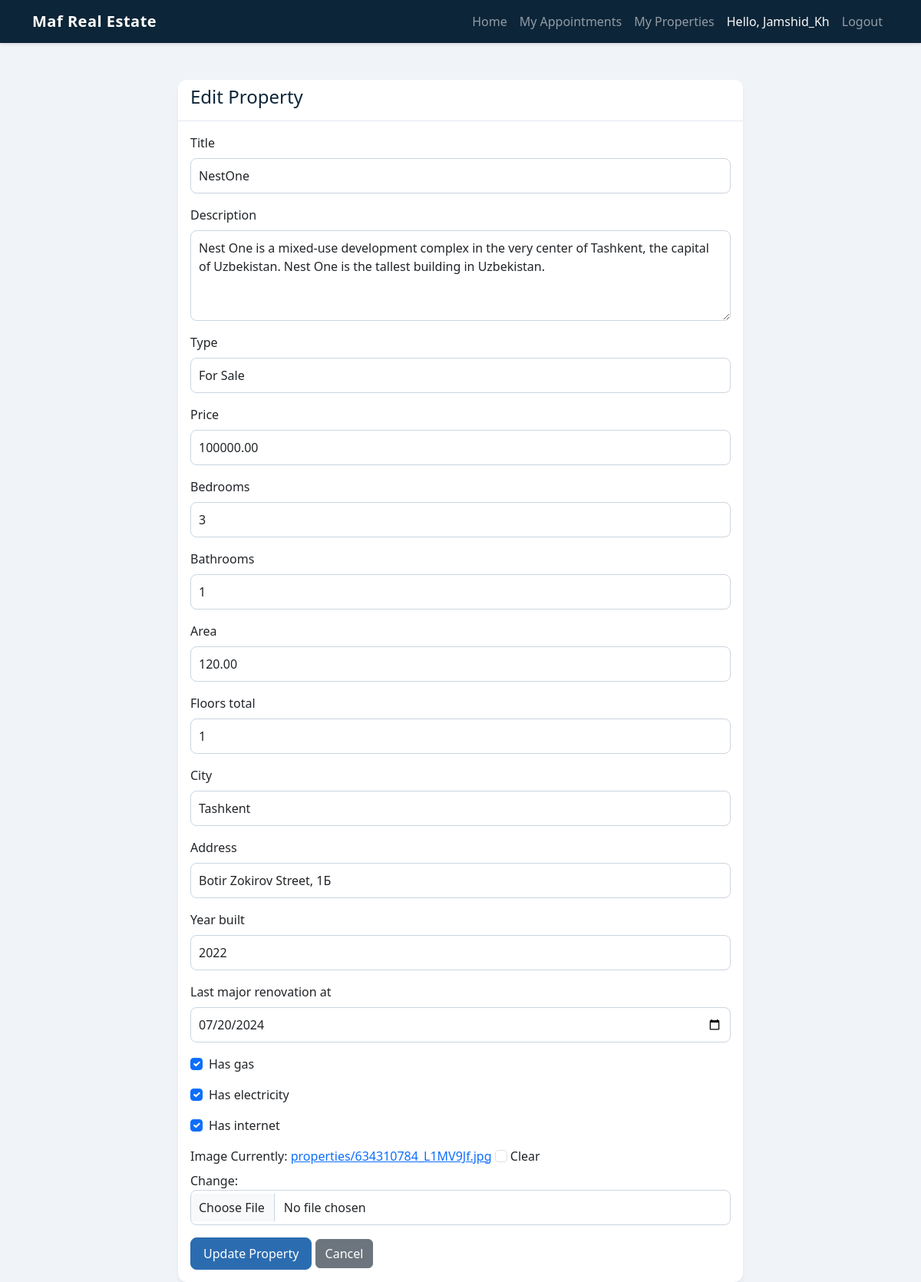
Screenshot of /property/update/1/ (signed in) with the database file from the repository.
### listings/models.py (models this page shows, shortened)
class Property(models.Model):
    TYPES = (
        ('sale', 'For Sale'),
        ('rent', 'For Rent'),
    )
    agent = models.ForeignKey(AgentProfile, on_delete=models.CASCADE, related_name='properties')
    title = models.CharField(max_length=200)
    description = models.TextField()
    property_type = models.CharField(max_length=10, choices=TYPES, default='sale', verbose_name="Type")
    price = models.DecimalField(max_digits=12, decimal_places=2)
    bedrooms = models.IntegerField()
    bathrooms = models.IntegerField()
    area = models.DecimalField(max_digits=8, decimal_places=2, help_text="Square meters")
    floors_total = models.IntegerField()
    city = models.CharField(max_length=100)
    address = models.CharField(max_length=255)
    has_gas = models.BooleanField(default=False)
    has_electricity = models.BooleanField(default=False)
    has_internet = models.BooleanField(default=False)
    year_built = models.IntegerField()
    last_major_renovation_at = models.DateField(blank=True, null=True)
    published_at = models.DateTimeField(auto_now_add=True)
    image = models.ImageField(upload_to='properties/', blank=True, null=True)

### listings/views.py (the view)
# urls.py: path('property/update/<int:pk>/', views.update_property, name='update_property'),
@login_required
def update_property(request, pk):
    property_obj = get_object_or_404(Property, pk=pk)
    if not hasattr(request.user, 'agent_profile') or property_obj.agent != request.user.agent_profile:
        messages.error(request, "You do not have permission to edit this property.")
        return redirect('home')
    if request.method == 'POST':
        form = PropertyForm(request.POST, request.FILES, instance=property_obj)
        if form.is_valid():
            form.save()
            messages.success(request, "Property updated successfully!")
            return redirect('property_detail', pk=pk)
    else:
        form = PropertyForm(instance=property_obj)
    return render(request, 'listings/update_property.html', {'form': form})

### listings/forms.py
class PropertyForm(forms.ModelForm):
    class Meta:
        model = Property
        fields = [
            'title', 'description', 'property_type', 'price',
            'bedrooms', 'bathrooms', 'area', 'floors_total',
            'city', 'address', 'year_built', 'last_major_renovation_at',
            'has_gas', 'has_electricity', 'has_internet',
            'image'
        ]
        widgets = {
            'description': forms.Textarea(attrs={'rows': 4}),
            'price': forms.NumberInput(attrs={'step': '1', 'min': '0'}),
            'last_major_renovation_at': forms.DateInput(attrs={'type': 'date'}),
        }

### templates/listings/update_property.html (shortened to what this page needs)
{% extends 'base.html' %}
{% block content %}
<div class="row justify-content-center">
    <div class="col-md-8">
        <div class="card">
            <div class="card-header">
                <h4>Edit Property</h4>
            </div>
            <div class="card-body">
                <form method="post" enctype="multipart/form-data">
                    {% for field in form %}
                        <div class="mb-3">
                            {% if field.field.widget.input_type == 'checkbox' %}
                                <div class="form-check">
                                    {{ field }}
                                    <label class="form-check-label" for="{{ field.id_for_label }}">
                                        {{ field.label }}
                                    </label>
                                </div>
                            {% else %}
                                <label class="form-label">{{ field.label }}</label>
                                {{ field }}
                            {% endif %}
                        </div>
                    {% endfor %}
                    <button type="submit" class="btn btn-primary">Update Property</button>
                    <a href="{% url 'property_detail' form.instance.pk %}" class="btn btn-secondary">Cancel</a>
                </form>
            </div>
        </div>
    </div>
</div>
{% endblock %}

### templates/base.html (shortened to what this page needs)
<!DOCTYPE html>
{% load static %}
<html lang="en">
<head>
    <link href="https://cdn.jsdelivr.net/npm/bootstrap@5.3.0/dist/css/bootstrap.min.css" rel="stylesheet">
    <link href="{% static 'css/style.css' %}" rel="stylesheet">
</head>
<body>
    <nav class="navbar navbar-expand-lg navbar-dark fixed-top">
        <div class="container">
            <a class="navbar-brand" href="{% url 'home' %}">Maf Real Estate</a>
            <div class="collapse navbar-collapse" id="navbarNav">
                <ul class="navbar-nav ms-auto">
                    <li class="nav-item"><a class="nav-link" href="{% url 'home' %}">Home</a></li>
                    {% if user.is_authenticated %}
                    <li class="nav-item"><a class="nav-link" href="{% url 'my_appointments' %}">My Appointments</a></li>
                    {% if user.agent_profile %}
                    <li class="nav-item"><a class="nav-link" href="{% url 'my_properties' %}">My Properties</a></li>
                    {% endif %}
                    <li class="nav-item">
                        <a class="nav-link text-light" href="{% url 'profile' %}">Hello, {{ user.username }}</a>
                    </li>
                    <li class="nav-item">
                        <form action="{% url 'logout' %}" method="post" class="d-inline">
                            <button type="submit" class="btn btn-link nav-link"
                                style="text-decoration: none;">Logout</button>
                        </form>
                    </li>
                    {% else %}
                    <li class="nav-item"><a class="nav-link" href="{% url 'login' %}">Login</a></li>
                    <li class="nav-item"><a class="nav-link" href="{% url 'register' %}">Register</a></li>
                    {% endif %}
                </ul>
            </div>
        </div>
    </nav>
    <div class="container mt-4">
        {% block content %}{% endblock %}
    </div>
</body>
</html>

### static/css/style.css (style rules this page uses)
body { background-color: #f0f4f8; font-family: 'Segoe UI', Tahoma, Geneva, Verdana, sans-serif; color: #1a202c; padding-top: 80px; }
.navbar { background-color: #0d2538 !important; box-shadow: 0 2px 4px rgba(0,0,0,0.1); }
.navbar-brand { font-weight: 700; letter-spacing: 0.5px; }
.card { border: none; border-radius: 12px; box-shadow: 0 4px 6px rgba(0,0,0,0.05); transition: transform 0.2s ease, box-shadow 0.2s ease; }
.card-header { background-color: #fff; border-bottom: 1px solid #e2e8f0; border-radius: 12px 12px 0 0 !important; font-weight: 600; color: #0d2538; }
.btn-primary { background-color: #2b6cb0; border-color: #2b6cb0; border-radius: 8px; font-weight: 500; padding: 8px 16px; }
.form-control { border-radius: 8px; border: 1px solid #cbd5e0; padding: 10px; }

### rows the page displays
Property: form "NestOne" "Nest One is a mixed-use development complex in the very center of Tashkent, the capital of Uzbekistan. Nest One is the tallest building in Uzbekistan." "For Sale" "100000.00" "3" "1" "120.00" "1" "Tashkent" "Botir Zokirov Street, 1Б" "2022" "07/20/2024", form "☑" "☑" "☑"

### other values shown
{{ user.username }} "Jamshid_Kh"
{{ field.label }} "Title" "Description" "Type" "Price" "Bedrooms" "Bathrooms" "Area" "Floors total" "City" "Address" "Year built" "Last major renovation at" "Image"
{{ field.label }} "Has gas" "Has electricity" "Has internet"
